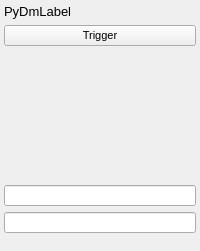
               <widget class="QFrame" name="frame_14">
                <layout class="QGridLayout" name="gridLayout_16" rowstretch="1,1,1,1,1,1,1,1,1,1,1,1,1">
                 <property name="leftMargin">
                  <number>4</number>
                 </property>
                 <property name="topMargin">
                  <number>4</number>
                 </property>
                 <property name="rightMargin">
                  <number>4</number>
                 </property>
                 <property name="bottomMargin">
                  <number>4</number>
                 </property>
                 <property name="horizontalSpacing">
                  <number>4</number>
                 </property>
                 <item row="0" column="0">
                  <widget class="PyDMLabel" name="PyDMLabel_22">
                   <property name="font">
                    <font>
                     <pointsize>10</pointsize>
                     <weight>50</weight>
                     <italic>false</italic>
                     <bold>false</bold>
                    </font>
                   </property>
                   <property name="toolTip">
                    <string/>
                   </property>
                   <property name="styleSheet">
                    <string notr="true"/>
                   </property>
                   <property name="text">
                    <string>PyDmLabel</string>
                   </property>
                   <property name="channel" stdset="0">
                    <string>ca://${DEVICE}:DAQMUX${MUX}_INPMUXSELSTR1</string>
                   </property>
                   <property name="displayFormat" stdset="0">
                    <enum>PyDMLabel::String</enum>
                   </property>
                  </widget>
                 </item>
                 <item row="7" column="0">
                  <widget class="PyDMLabel" name="PyDMLabel_93">
                   <property name="font">
                    <font>
                     <pointsize>8</pointsize>
                    </font>
                   </property>
                   <property name="toolTip">
                    <string/>
                   </property>
                   <property name="styleSheet">
                    <string notr="true"/>
                   </property>
                   <property name="text">
                    <string/>
                   </property>
                   <property name="channel" stdset="0">
                    <string>ca://${DEVICE}:DAQMUX${MUX}_STRMENABLED1</string>
                   </property>
                  </widget>
                 </item>
                 <item row="11" column="0">
                  <widget class="PyDMEnumButton" name="PyDMEnumButton_29">
                   <property name="maximumSize">
                    <size>
                     <width>16777215</width>
                     <height>44</height>
                    </size>
                   </property>
                   <property name="font">
                    <font>
                     <pointsize>8</pointsize>
                    </font>
                   </property>
                   <property name="toolTip">
                    <string/>
                   </property>
                   <property name="styleSheet">
                    <string notr="true">QPushButton{font: 8px;}</string>
                   </property>
                   <property name="channel" stdset="0">
                    <string>ca://${DEVICE}:DAQMUX${MUX}_FORMATSIGN1</string>
                   </property>
                   <property name="orientation" stdset="0">
                    <enum>Qt::Horizontal</enum>
                   </property>
                   <property name="marginTop" stdset="0">
                    <number>0</number>
                   </property>
                   <property name="marginBottom" stdset="0">
                    <number>0</number>
                   </property>
                   <property name="marginLeft" stdset="0">
                    <number>0</number>
                   </property>
                   <property name="marginRight" stdset="0">
                    <number>0</number>
                   </property>
                   <property name="horizontalSpacing" stdset="0">
                    <number>0</number>
                   </property>
                   <property name="verticalSpacing" stdset="0">
                    <number>0</number>
                   </property>
                  </widget>
                 </item>
                 <item row="4" column="0">
                  <widget class="PyDMLabel" name="PyDMLabel_94">
                   <property name="font">
                    <font>
                     <pointsize>8</pointsize>
                    </font>
                   </property>
                   <property name="toolTip">
                    <string/>
                   </property>
                   <property name="styleSheet">
                    <string notr="true"/>
                   </property>
                   <property name="text">
                    <string/>
                   </property>
                   <property name="channel" stdset="0">
                    <string>ca://${DEVICE}:DAQMUX${MUX}_STRMOVF1</string>
                   </property>
                  </widget>
                 </item>
                 <item row="9" column="0">
                  <widget class="PyDMLineEdit" name="PyDMLineEdit_27">
                   <property name="sizePolicy">
                    <sizepolicy hsizetype="Preferred" vsizetype="Preferred">
                     <horstretch>0</horstretch>
                     <verstretch>0</verstretch>
                    </sizepolicy>
                   </property>
                   <property name="font">
                    <font>
                     <pointsize>8</pointsize>
                    </font>
                   </property>
                   <property name="toolTip">
                    <string/>
                   </property>
                   <property name="styleSheet">
                    <string notr="true"/>
                   </property>
                   <property name="channel" stdset="0">
                    <string>ca://${DEVICE}:DAQMUX${MUX}_FORMATSIGNWIDTH1</string>
                   </property>
                  </widget>
                 </item>
                 <item row="8" column="0">
                  <widget class="PyDMLabel" name="PyDMLabel_95">
                   <property name="font">
                    <font>
                     <pointsize>8</pointsize>
                    </font>
                   </property>
                   <property name="toolTip">
                    <string/>
                   </property>
                   <property name="styleSheet">
                    <string notr="true"/>
                   </property>
                   <property name="text">
                    <string/>
                   </property>
                   <property name="channel" stdset="0">
                    <string>ca://${DEVICE}:DAQMUX${MUX}_FRAMECNT1</string>
                   </property>
                  </widget>
                 </item>
                 <item row="12" column="0">
                  <widget class="PyDMEnumButton" name="PyDMEnumButton_30">
                   <property name="maximumSize">
                    <size>
                     <width>16777215</width>
                     <height>44</height>
                    </size>
                   </property>
                   <property name="font">
                    <font>
                     <pointsize>8</pointsize>
                    </font>
                   </property>
                   <property name="toolTip">
                    <string/>
                   </property>
                   <property name="styleSheet">
                    <string notr="true">QPushButton{font: 8px;}</string>
                   </property>
                   <property name="channel" stdset="0">
                    <string>ca://${DEVICE}:DAQMUX${MUX}_DECIMATION1</string>
                   </property>
                   <property name="orientation" stdset="0">
                    <enum>Qt::Horizontal</enum>
                   </property>
                   <property name="marginTop" stdset="0">
                    <number>0</number>
                   </property>
                   <property name="marginBottom" stdset="0">
                    <number>0</number>
                   </property>
                   <property name="marginLeft" stdset="0">
                    <number>0</number>
                   </property>
                   <property name="marginRight" stdset="0">
                    <number>0</number>
                   </property>
                   <property name="horizontalSpacing" stdset="0">
                    <number>0</number>
                   </property>
                   <property name="verticalSpacing" stdset="0">
                    <number>0</number>
                   </property>
                  </widget>
                 </item>
                 <item row="10" column="0">
                  <widget class="PyDMLineEdit" name="PyDMLineEdit_28">
                   <property name="sizePolicy">
                    <sizepolicy hsizetype="Preferred" vsizetype="Preferred">
                     <horstretch>0</horstretch>
                     <verstretch>0</verstretch>
                    </sizepolicy>
                   </property>
                   <property name="font">
                    <font>
                     <pointsize>8</pointsize>
                    </font>
                   </property>
                   <property name="toolTip">
                    <string/>
                   </property>
                   <property name="styleSheet">
                    <string notr="true"/>
                   </property>
                   <property name="channel" stdset="0">
                    <string>ca://${DEVICE}:DAQMUX${MUX}_FORMATDATAWIDTH1</string>
                   </property>
                  </widget>
                 </item>
                 <item row="5" column="0">
                  <widget class="PyDMLabel" name="PyDMLabel_96">
                   <property name="font">
                    <font>
                     <pointsize>8</pointsize>
                    </font>
                   </property>
                   <property name="toolTip">
                    <string/>
                   </property>
                   <property name="styleSheet">
                    <string notr="true"/>
                   </property>
                   <property name="text">
                    <string/>
                   </property>
                   <property name="channel" stdset="0">
                    <string>ca://${DEVICE}:DAQMUX${MUX}_STRMERR1</string>
                   </property>
                  </widget>
                 </item>
                 <item row="1" column="0">
                  <widget class="PyDMPushButton" name="PyDMPushButton_18">
                   <property name="sizePolicy">
                    <sizepolicy hsizetype="Preferred" vsizetype="Preferred">
                     <horstretch>0</horstretch>
                     <verstretch>0</verstretch>
                    </sizepolicy>
                   </property>
                   <property name="maximumSize">
                    <size>
                     <width>16777215</width>
                     <height>48</height>
                    </size>
                   </property>
                   <property name="font">
                    <font>
                     <pointsize>8</pointsize>
                     <weight>50</weight>
                     <italic>false</italic>
                     <bold>false</bold>
                    </font>
                   </property>
                   <property name="toolTip">
                    <string/>
                   </property>
                   <property name="styleSheet">
                    <string notr="true"/>
                   </property>
                   <property name="text">
                    <string>Trigger</string>
                   </property>
                   <property name="channel" stdset="0">
                    <string>ca://${DEVICE}:DAQMUX${MUX}_TRGDAQ </string>
                   </property>
                   <property name="pressValue" stdset="0">
                    <string>1</string>
                   </property>
                  </widget>
                 </item>
                 <item row="2" column="0">
                  <widget class="PyDMLabel" name="PyDMLabel_97">
                   <property name="font">
                    <font>
                     <pointsize>8</pointsize>
                    </font>
                   </property>
                   <property name="toolTip">
                    <string/>
                   </property>
                   <property name="styleSheet">
                    <string notr="true"/>
                   </property>
                   <property name="text">
                    <string/>
                   </property>
                   <property name="channel" stdset="0">
                    <string>ca://${DEVICE}:DAQMUX${MUX}_STRMPAUSE1</string>
                   </property>
                  </widget>
                 </item>
                 <item row="3" column="0">
                  <widget class="PyDMLabel" name="PyDMLabel_98">
                   <property name="font">
                    <font>
                     <pointsize>8</pointsize>
                    </font>
                   </property>
                   <property name="toolTip">
                    <string/>
                   </property>
                   <property name="styleSheet">
                    <string notr="true"/>
                   </property>
                   <property name="text">
                    <string/>
                   </property>
                   <property name="channel" stdset="0">
                    <string>ca://${DEVICE}:DAQMUX${MUX}_STRMRDY1</string>
                   </property>
                  </widget>
                 </item>
                 <item row="6" column="0">
                  <widget class="PyDMLabel" name="PyDMLabel_99">
                   <property name="font">
                    <font>
                     <pointsize>8</pointsize>
                    </font>
                   </property>
                   <property name="toolTip">
                    <string/>
                   </property>
                   <property name="styleSheet">
                    <string notr="true"/>
                   </property>
                   <property name="text">
                    <string/>
                   </property>
                   <property name="channel" stdset="0">
                    <string>ca://${DEVICE}:DAQMUX${MUX}_INPDATAVALID1</string>
                   </property>
                  </widget>
                 </item>
                </layout>
               </widget>
